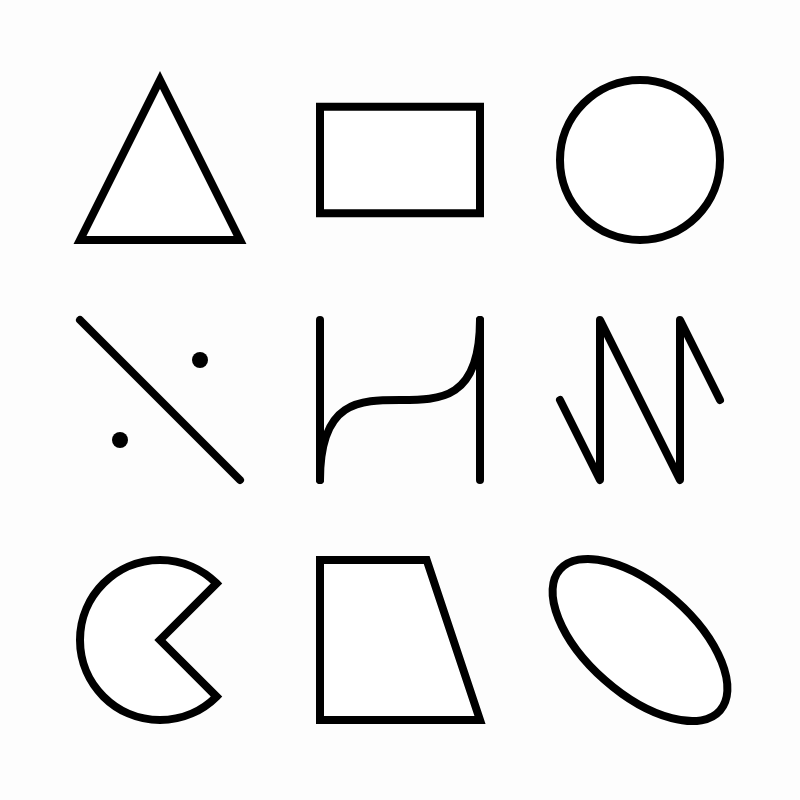
Frame 1 (no input)
Frame 2 (the mouse pressed at the canvas centre, redrawn once): identical to frame 1, image omitted

The p5.js sketch that drew this single still picture (run headless with seeded random() and noise() and a simulated clock; the mouse was pressed at the canvas centre and the sketch redrawn once):

// p5.js sketch
// ── sketch.js
var offset;
var x;

function setup(){
  createCanvas(800, 800);
  noLoop();

  offset = width/10;
  x = offset * 2;
}
function draw() {
  background(253);
  strokeWeight(8);
  ellipseMode(CENTER);
  strokeJoin(MITER);

  // triangle
  push();
  fill(255);
  translate(offset, offset);
  triangle(0, x, x/2, 0, x, x);
  pop();

  // rectangle
  push();
  fill(255);
  translate(offset*2+x, offset);
  rect(0, x/6, x, x*4/6);
  pop();

  // ellipse
  push();
  fill(255);
  translate(offset*3+x*2, offset);
  ellipse(x/2, x/2, x, x);
  pop();

  // line and point
  push();
  translate(offset, offset*2 + x);
  line(0, 0, x, x);
  strokeWeight(16);
  point(0+x/4, x-x/4);
  point(x-x/4, 0+x/4);
  strokeWeight(8);
  pop();

  // curve
  push();
  noFill();
  translate(offset*2 + x, offset*2 + x);
  bezier(0, x, 0, 0, x, x, x, 0);
  line(0, x, 0, 0);
  line(x, x, x, 0);
  pop();

  // vertices
  noFill();
  strokeJoin(ROUND);
  push();
  translate(offset*3 + x*2, offset*2 + x);
  beginShape();
  vertex(x*0/4, x/2);
  vertex(x*1/4, x);
  vertex(x*1/4, 0);
  vertex(x*3/4, x);
  vertex(x*3/4, 0);
  vertex(x*4/4, x/2);
  endShape();
  pop();
  strokeJoin(MITER);

  // arc
  fill(255);
  push();
  translate(offset, offset*3 + x*2);
  arc(x/2, x/2, x, x, 0.25*PI, 1.75*PI, PIE);
  pop();

  // quad
  fill(255);
  push();
  translate(offset*2 + x, offset*3 + x*2);
  quad(0, 0, 0, x, x, x, x*2/3, 0);
  pop();

  // ellipse n.2
  fill(255);
  push();
  translate(offset*3 + x*2, offset*3 + x*2);
  translate(x/2, x/2);
  rotate(radians(41.4096));
  ellipse(0,0, x*1.3333, x*0.6666);
  pop();

}

function keyPressed() {
  if (key == ' '){
    saveFrame("one_with_everything.png");
  }
}
